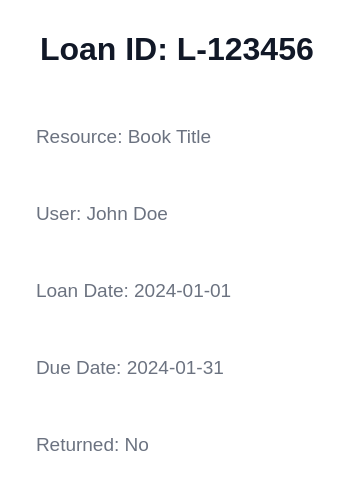
<?xml version="1.0" encoding="UTF-8"?>
<ui version="4.0">
 <class>LoanCard</class>
 <widget class="QWidget" name="LoanCard">
  <property name="geometry">
   <rect>
    <x>0</x>
    <y>0</y>
    <width>360</width>
    <height>220</height>
   </rect>
  </property>
  <property name="styleSheet">
   <string>
    QWidget {
      background: #ffffff;
      border-radius: 12px;
      box-shadow: 0 4px 12px rgba(0, 0, 0, 0.05);
      font-family: 'Poppins', sans-serif;
      padding: 20px;
    }
    QLabel#loanIdLabel {
      font-weight: 700;
      font-size: 24pt;
      color: #111827;
      margin-bottom: 12px;
    }
    QLabel#resourceTitleLabel, QLabel#userNameLabel, QLabel#loanDateLabel, QLabel#dueDateLabel, QLabel#returnedLabel {
      font-weight: 400;
      font-size: 14pt;
      color: #6b7280;
      margin-bottom: 8px;
    }
   </string>
  </property>
  <layout class="QVBoxLayout" name="verticalLayout">
   <item>
    <widget class="QLabel" name="loanIdLabel">
     <property name="text">
      <string>Loan ID: L-123456</string>
     </property>
    </widget>
   </item>
   <item>
    <widget class="QLabel" name="resourceTitleLabel">
     <property name="text">
      <string>Resource: Book Title</string>
     </property>
    </widget>
   </item>
   <item>
    <widget class="QLabel" name="userNameLabel">
     <property name="text">
      <string>User: John Doe</string>
     </property>
    </widget>
   </item>
   <item>
    <widget class="QLabel" name="loanDateLabel">
     <property name="text">
      <string>Loan Date: 2024-01-01</string>
     </property>
    </widget>
   </item>
   <item>
    <widget class="QLabel" name="dueDateLabel">
     <property name="text">
      <string>Due Date: 2024-01-31</string>
     </property>
    </widget>
   </item>
   <item>
    <widget class="QLabel" name="returnedLabel">
     <property name="text">
      <string>Returned: No</string>
     </property>
    </widget>
   </item>
  </layout>
 </widget>
 <resources/>
 <connections/>
</ui>
